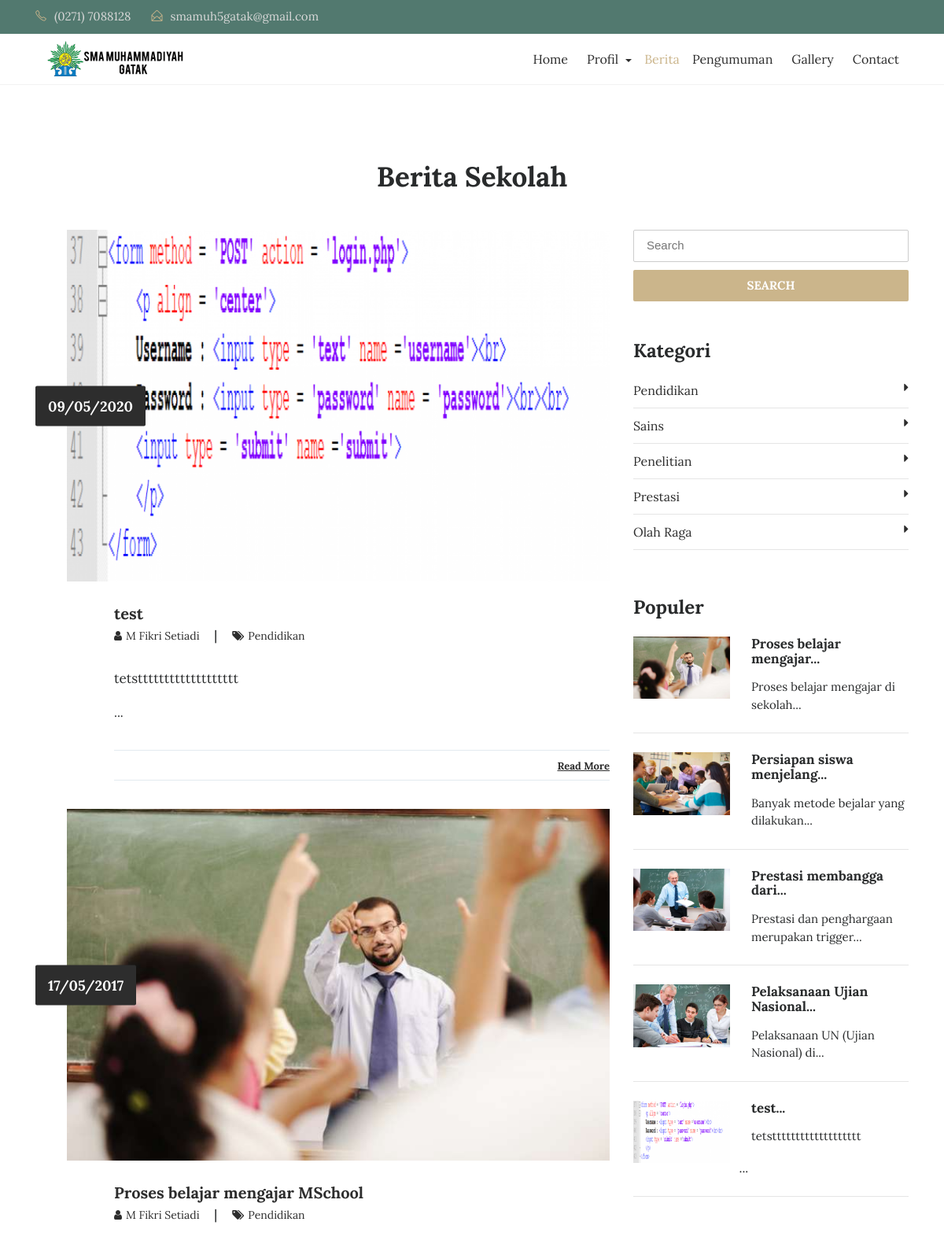
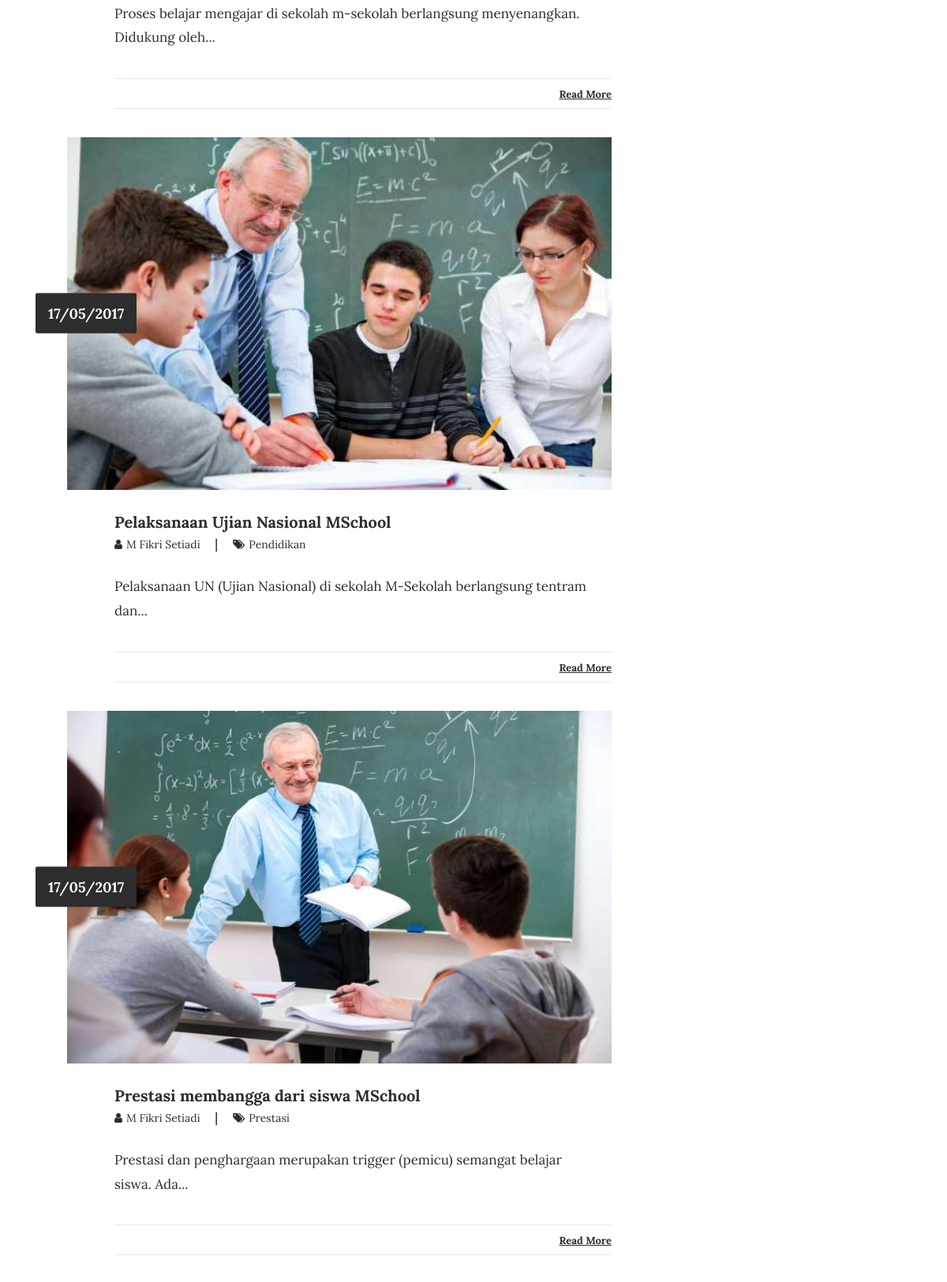
Screenshot of /index.php/blog (upper part) with the database file from the repository (2 pictures, top to bottom).
### tables this page shows
CREATE TABLE `tbl_tulisan` (
  `tulisan_id` int(11) NOT NULL,
  `tulisan_judul` varchar(100) DEFAULT NULL,
  `tulisan_isi` text DEFAULT NULL,
  `tulisan_tanggal` timestamp NULL DEFAULT current_timestamp(),
  `tulisan_kategori_id` int(11) DEFAULT NULL,
  `tulisan_kategori_nama` varchar(30) DEFAULT NULL,
  `tulisan_views` int(11) DEFAULT 0,
  `tulisan_gambar` varchar(40) DEFAULT NULL,
  `tulisan_pengguna_id` int(11) DEFAULT NULL,
  `tulisan_author` varchar(40) DEFAULT NULL,
  `tulisan_img_slider` int(2) NOT NULL DEFAULT 0,
  `tulisan_slug` varchar(200) DEFAULT NULL
);

CREATE TABLE `tbl_kategori` (
  `kategori_id` int(11) NOT NULL,
  `kategori_nama` varchar(30) DEFAULT NULL,
  `kategori_tanggal` timestamp NULL DEFAULT current_timestamp()
);

### application/controllers/Blog.php (called while the page is built, shortened)
<?php
class Blog extends CI_Controller{
	function __construct(){
		$this->load->model('m_tulisan');
		$this->load->model('m_pengunjung');
	}
	function index(){
		$jum=$this->m_tulisan->berita();
        $page=$this->uri->segment(3);
        if(!$page):
            $offset = 0;
        else:
            $offset = $page;
        endif;
        $limit=5;
        $config['base_url'] = base_url() . 'blog/index/';
            $config['total_rows'] = $jum->num_rows();
            $config['per_page'] = $limit;
            $config['uri_segment'] = 3;
	          $config['full_tag_open']    = '<div class="pagging text-center"><nav><ul class="pagination justify-content-center">';
	          $config['full_tag_close']   = '</ul></nav></div>';
	          $config['num_tag_open']     = '<li class="page-item"><span class="page-link">';
	          $config['num_tag_close']    = '</span></li>';
	          $config['cur_tag_open']     = '<li class="page-item"><span class="page-link">';
	          $config['cur_tag_close']    = '<span class="sr-only">(current)</span></span></li>';
	          $config['next_tag_open']    = '<li class="page-item"><span class="page-link">';
	          $config['next_tagl_close']  = '<span aria-hidden="true">&raquo;</span></span></li>';
	          $config['prev_tag_open']    = '<li class="page-item"><span class="page-link">';
	          $config['prev_tagl_close']  = '</span>Next</li>';
	          $config['first_tag_open']   = '<li class="page-item"><span class="page-link">';
	          $config['first_tagl_close'] = '</span></li>';
	          $config['last_tag_open']    = '<li class="page-item"><span class="page-link">';
	          $config['last_tagl_close']  = '</span></li>';
            $config['first_link'] = 'Awal';
            $config['last_link'] = 'Akhir';
            $config['next_link'] = 'Next >>';
            $config['prev_link'] = '<< Prev';
            $this->pagination->initialize($config);
            $x['page'] =$this->pagination->create_links();
						$x['data']=$this->m_tulisan->berita_perpage($offset,$limit);
						$x['category']=$this->db->get('tbl_kategori');
						$x['populer']=$this->db->query("SELECT * FROM tbl_tulisan ORDER BY tulisan_views DESC LIMIT 5");
						$this->load->view('depan/v_blog',$x);
	}
}

### index.php (called while the page is built, shortened)
<?php
require_once BASEPATH.'core/CodeIgniter.php';

### application/models/M_tulisan.php (called while the page is built, shortened)
<?php
class M_tulisan extends CI_Model{
	function berita_perpage($offset,$limit){
		$hsl=$this->db->query("SELECT tbl_tulisan.*,DATE_FORMAT(tulisan_tanggal,'%d/%m/%Y') AS tanggal FROM tbl_tulisan ORDER BY tulisan_id DESC limit $offset,$limit");
		return $hsl;
	}
}

### application/views/depan/v_blog.php (the view, shortened to what this page needs)
<!DOCTYPE html>
<html lang="en">
<head>
    <link rel="stylesheet" href="<?php echo base_url().'theme/css/bootstrap.min.css'?>">
    <link rel="stylesheet" href="<?php echo base_url().'theme/css/font-awesome.min.css'?>">
    <link rel="stylesheet" href="<?php echo base_url().'theme/css/simple-line-icons.css'?>">
    <link rel="stylesheet" href="<?php echo base_url().'theme/css/owl.carousel.min.css'?>">
    <link href="<?php echo base_url().'theme/css/style.css'?>" rel="stylesheet">
    <?php
        function limit_words($string, $word_limit){
            $words = explode(" ",$string);
            return implode(" ",array_splice($words,0,$word_limit));
        }
    ?>
</head>
<body>
  <div class="header-topbar">
      <div class="container">
          <div class="row">
              <div class="col-xs-6 col-sm-8 col-md-9">
                  <div class="header-top_address">
                      <div class="header-top_list">
                          <span class="icon-phone"></span>(0271) 7088128
                      </div>
                      <div class="header-top_list">
                          <span class="icon-envelope-open"></span>smamuh5gatak@gmail.com
                      </div>
                  </div>
              </div>
          </div>
      </div>
  </div>
  <div data-toggle="affix" style="border-bottom:solid 1px #f2f2f2;">
      <div class="container nav-menu2">
          <div class="row">
              <div class="col-md-12">
                  <nav class="navbar navbar2 navbar-toggleable-md navbar-light bg-faded">
                      <img class="img img-responsive" width="200px;" src="<?php echo base_url().'theme/images/logo-dark.png'?>"></a>
                      <div class="collapse navbar-collapse justify-content-end" id="navbarNavDropdown">
                          <ul class="navbar-nav">
                              <li class="nav-item">
                                  <a class="nav-link" href="<?php echo site_url('');?>">Home</a>
                              </li>
                              <li class="nav-item dropdown">
                                    <a class="nav-link dropdown-toggle" href="#" id="dropdown04"
                                        data-toggle="dropdown" aria-haspopup="true" aria-expanded="false">Profil </a>
                                </li>
                              <li class="active-menu">
                                  <a href="<?php echo site_url('blog');?>">Berita</a>
                              </li>
                              <li class="nav-item">
                                  <a class="nav-link" href="<?php echo site_url('pengumuman');?>">Pengumuman</a>
                              </li>
                              <li class="nav-item">
                                  <a class="nav-link" href="<?php echo site_url('galeri');?>">Gallery</a>
                              </li>
                              <li class="nav-item">
                                <a class="nav-link" href="<?php echo site_url('contact');?>">Contact</a>
                              </li>
                        </ul>
                  </div>
                </nav>
              </div>
            </div>
          </div>
        </div>
<section class="blog-wrap">
    <div class="container">
        <div class="row">
            <div class="col-md-12">
                <div class="contact-title">
                    <h2 class="mb-5">Berita Sekolah</h2>
                </div>
            </div>
            <div class="col-md-8">
              <?php foreach ($data->result() as $row) : ?>
                <div class="blog-single-item">
                    <div class="blog-img_block">
                        <img src="<?php echo base_url().'assets/images/'.$row->tulisan_gambar;?>" class="img-fluid" alt="blog-img">
                        <div class="blog-date">
                            <span><?php echo $row->tanggal;?></span>
                        </div>
                    </div>
                    <div class="blog-tiltle_block">
                        <h4><a href="<?php echo site_url('artikel/'.$row->tulisan_slug);?>"><?php echo $row->tulisan_judul;?></a></h4>
                        <h6> <a href="#"><i class="fa fa-user" aria-hidden="true"></i><span><?php echo $row->tulisan_author;?></span> </a>  |   <a href="#"><i class="fa fa-tags" aria-hidden="true"></i><span><?php echo $row->tulisan_kategori_nama;?></span></a></h6>
                        <?php echo limit_words($row->tulisan_isi,10).'...';?>
                        <div class="blog-icons">
                            <div class="blog-share_block">
                                <a href="<?php echo site_url('artikel/'.$row->tulisan_slug);?>">Read More</a>
                            </div>
                        </div>
                    </div>
                </div>
              <?php endforeach;?>
            </div>
            <div class="col-md-4">
                <form action="<?php echo site_url('blog/search');?>" method="get">
                    <input type="text" name="keyword" placeholder="Search" class="blog-search" required>
                    <button type="submit" class="btn btn-warning btn-blogsearch">SEARCH</button>
                </form>
                <div class="blog-category_block">
                  <h3>Kategori</h3>
                  <ul>
                    <?php foreach ($category->result() as $row) : ?>
                      <li><a href="<?php echo site_url('blog/kategori/'.str_replace(" ","-",$row->kategori_nama));?>"><?php echo $row->kategori_nama;?><i class="fa fa-caret-right" aria-hidden="true"></i></a></li>
                    <?php endforeach;?>
                  </ul>
                </div>
                <div class="blog-featured_post">
                    <h3>Populer</h3>
                    <?php foreach ($populer->result() as $row) :?>
                      <div class="blog-featured-img_block">
                          <img width="35%" src="<?php echo base_url().'assets/images/'.$row->tulisan_gambar;?>" class="img-fluid" alt="blog-featured-img">
                          <h5><a href="<?php echo site_url('artikel/'.$row->tulisan_slug);?>"><?php echo limit_words($row->tulisan_judul,3).'...';?></a></h5>
                          <p><?php echo limit_words($row->tulisan_isi,5).'...';?></p>
                      </div>
                      <hr>
                    <?php endforeach;?>
                </div>
            </div>
        </div>
    </div>
</section>
    </body>
    </html>

### rows the page displays
tbl_tulisan: tulisan_gambar (picture), tanggal "09/05/2020", tulisan_judul "test", tulisan_author "M Fikri Setiadi", tulisan_kategori_nama "Pendidikan", tulisan_isi "tetsttttttttttttttttttt"
tbl_tulisan: tulisan_gambar (picture), tanggal "17/05/2017", tulisan_judul "Proses belajar mengajar MSchool", tulisan_author "M Fikri Setiadi", tulisan_kategori_nama "Pendidikan", tulisan_isi "Proses belajar mengajar di sekolah m-sekolah berlangsung menyenangkan. Didukung oleh", tulisan_judul "Proses belajar mengajar", tulisan_isi "Proses belajar mengajar di sekolah"
tbl_tulisan: tulisan_gambar (picture), tanggal "17/05/2017", tulisan_judul "Pelaksanaan Ujian Nasional MSchool", tulisan_author "M Fikri Setiadi", tulisan_kategori_nama "Pendidikan", tulisan_isi "Pelaksanaan UN (Ujian Nasional) di sekolah M-Sekolah berlangsung tentram dan", tulisan_judul "Pelaksanaan Ujian Nasional", tulisan_isi "Pelaksanaan UN (Ujian Nasional) di"
tbl_tulisan: tulisan_gambar (picture), tanggal "17/05/2017", tulisan_judul "Prestasi membangga dari siswa MSchool", tulisan_author "M Fikri Setiadi", tulisan_kategori_nama "Prestasi", tulisan_isi "Prestasi dan penghargaan merupakan trigger (pemicu) semangat belajar siswa. Ada", tulisan_judul "Prestasi membangga dari", tulisan_isi "Prestasi dan penghargaan merupakan trigger"
tbl_kategori: kategori_nama "Pendidikan"
tbl_kategori: kategori_nama "Sains"
tbl_kategori: kategori_nama "Penelitian"
tbl_kategori: kategori_nama "Prestasi"
tbl_kategori: kategori_nama "Olah Raga"
tbl_tulisan: tulisan_gambar (picture), tulisan_judul "Persiapan siswa menjelang", tulisan_isi "Banyak metode bejalar yang dilakukan"
